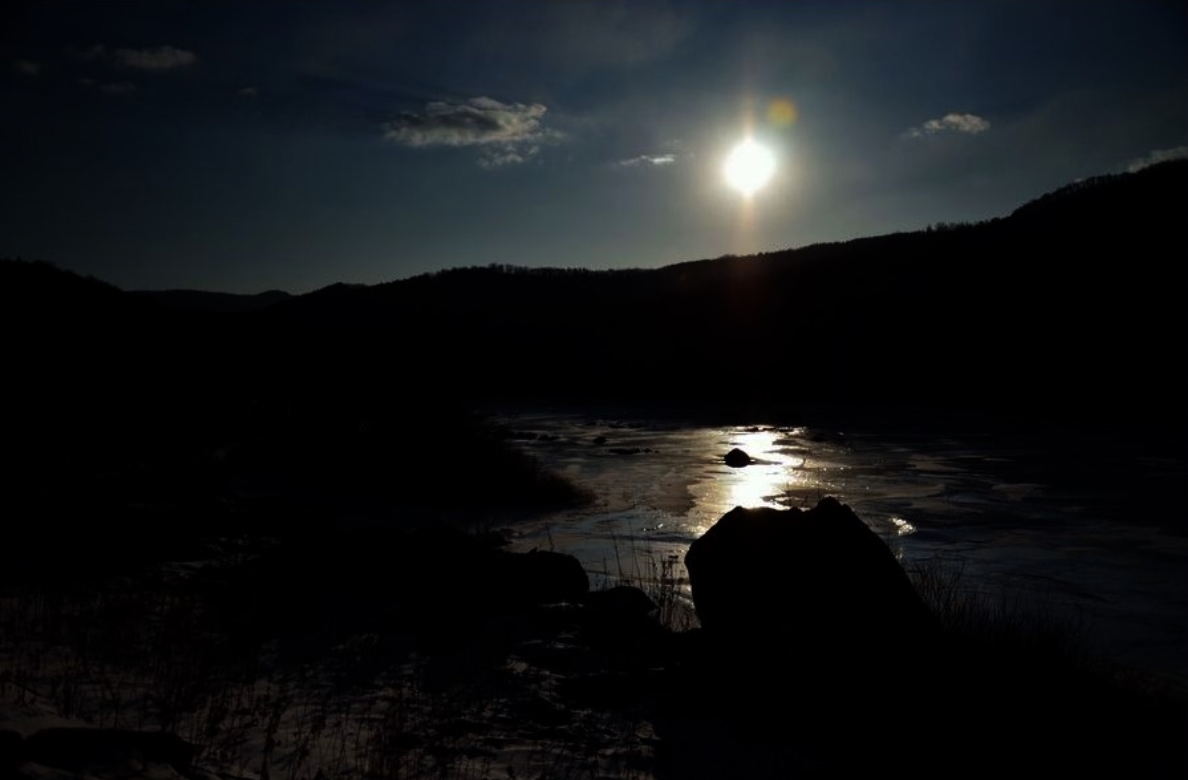
#> input picture BLG453 - Computer Vision/assignment1/q2/landscape.png, 1188 x 780 px
$ jupyter execute q2.ipynb
#> lines starting #> are read from the running program, lines starting #| are printed output that depends on the picture
[cell 1]
import cv2
import numpy as np
import matplotlib.pyplot as plt

[cell 2]
image = cv2.imread("landscape.png")
#> image is the input picture: shape (780, 1188, 3); mean B, G, R 22.6, 20.9, 18.8
image_rgb = cv2.cvtColor(image, cv2.COLOR_BGR2RGB)

[cell 3]
plt.figure(figsize=(6,6))
plt.imshow(image_rgb)
plt.axis('off')
plt.show()

[cell 4]
def gamma_correction(image, gamma):
#> called with gamma = 0.1
    gamma_corrected = np.power(image / 255.0, gamma)
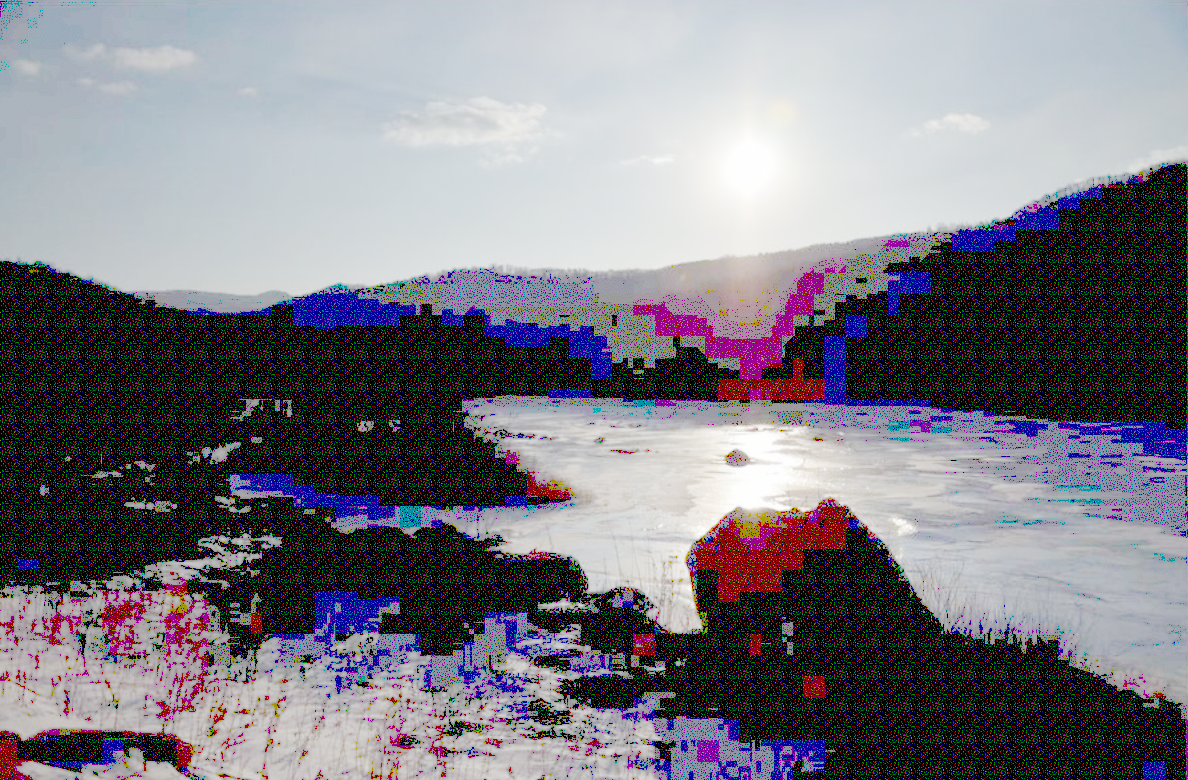
#> gamma_corrected: shape (780, 1188, 3) float64; mean R, G, B 0.497, 0.485, 0.519
    gamma_corrected = np.uint8(gamma_corrected * 255)

    plt.figure(figsize=(6,6))
    plt.imshow(gamma_corrected)
    plt.axis('off')
    plt.show()

    return gamma_corrected

[cell 5]
gamma01 = gamma_correction(image_rgb, 0.1)

[cell 6]
gamma04 = gamma_correction(image_rgb, 0.4)
#> call 2 of gamma_correction, with gamma = 0.4
#> in gamma_correction (call 2), `gamma_corrected = np.power(image / 255.0, gamma)`:
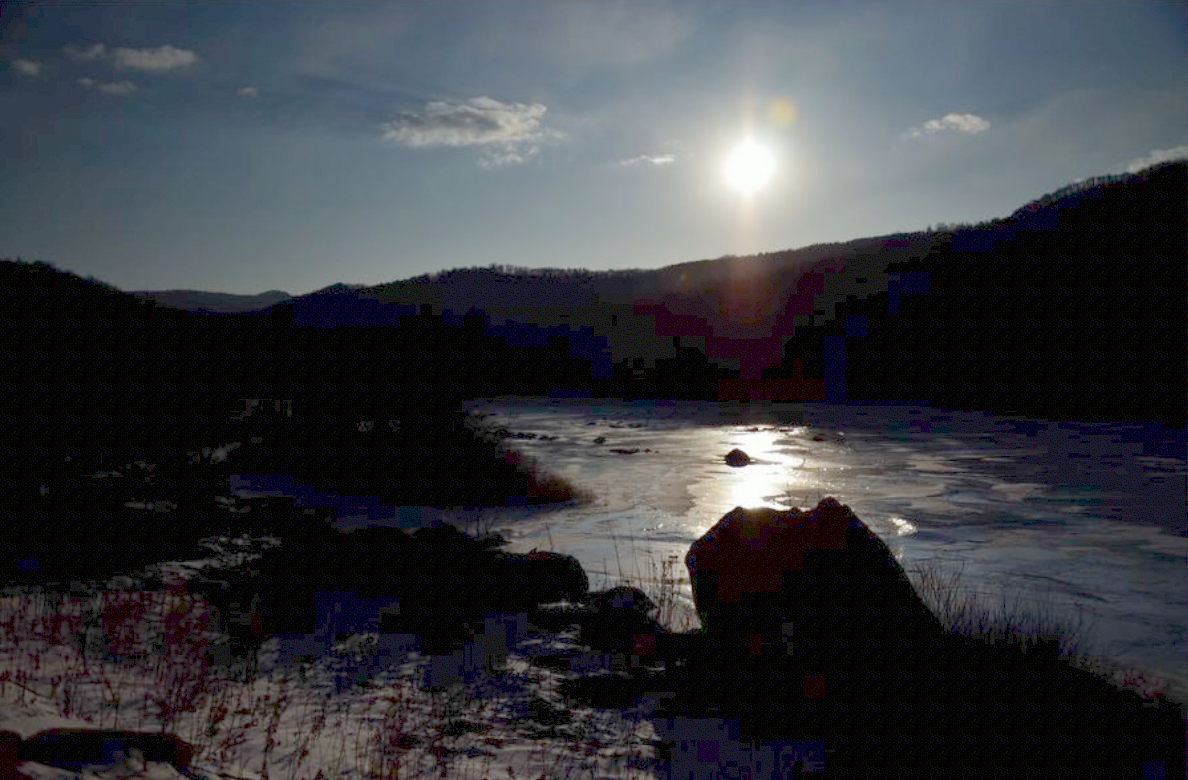
#> gamma_corrected: shape (780, 1188, 3) float64; mean R, G, B 0.227, 0.235, 0.254

[cell 7]
gamma10 =gamma_correction(image_rgb, 1)

[cell 8]
gamma15 = gamma_correction(image_rgb, 1.5)
#> call 4 of gamma_correction, with gamma = 1.5
#> in gamma_correction (call 4), `gamma_corrected = np.power(image / 255.0, gamma)`:
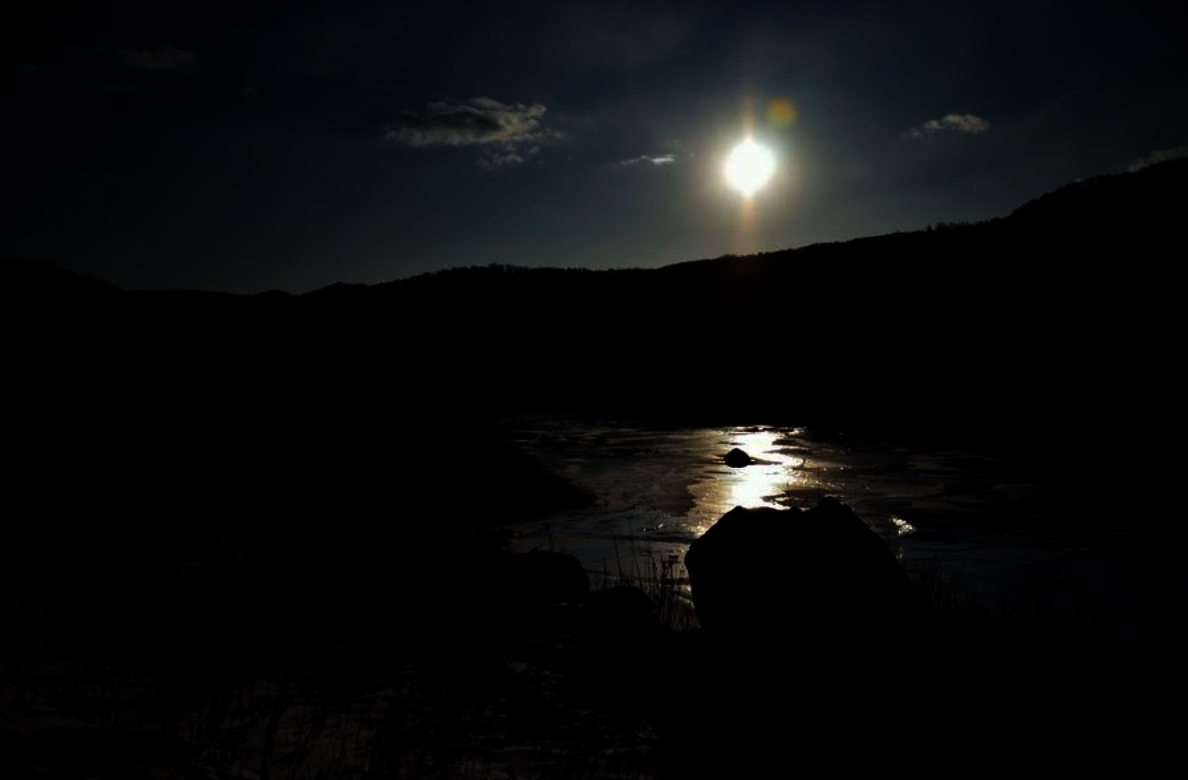
#> gamma_corrected: shape (780, 1188, 3) float64; mean R, G, B 0.0387, 0.0435, 0.0459

[cell 9]
gamma22 = gamma_correction(image_rgb, 2.2)
#> in gamma_correction (call 5), `gamma_corrected = np.power(image / 255.0, gamma)`:
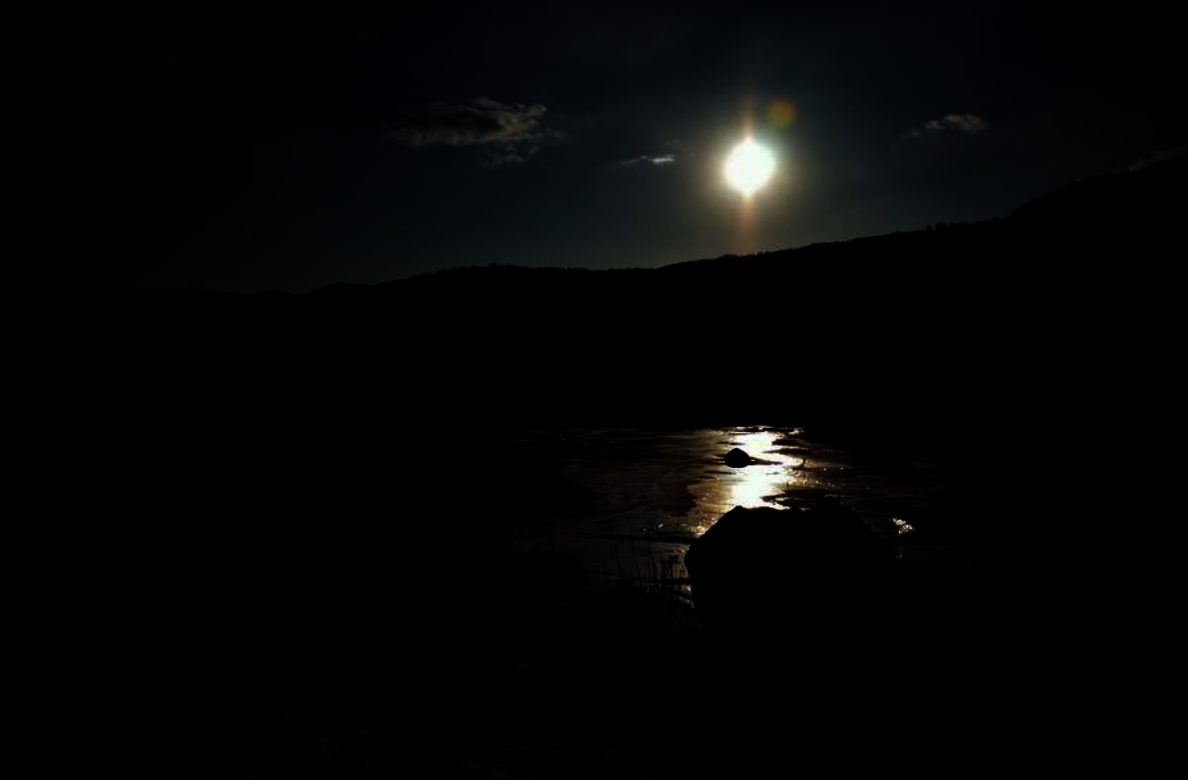
#> gamma_corrected: shape (780, 1188, 3) float64; mean R, G, B 0.0207, 0.0226, 0.0223

[cell 10]
gammas = [0.1, 0.4, 1, 1.5, 2.2]
x = np.arange(256)

plt.figure(figsize=(8,6))
for g in gammas:
    y = ((x / 255.0) ** g) * 255
    plt.plot(x, y, label=f'gamma={g}')
plt.title('Gamma transformation curves')
plt.xlabel('Input intensity (0-255)')
plt.ylabel('Output intensity (0-255)')
plt.xlim(0,255)
plt.ylim(0,255)
plt.legend()
plt.grid(True)
plt.show()
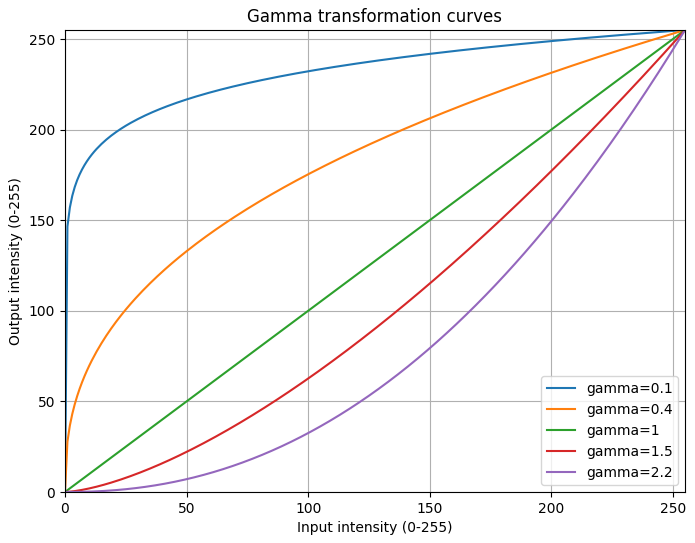
#> figure drawn by matplotlib, 1 panel; curve peaks at x = 255, y = 255; curve peaks at x = 255, y = 255; curve peaks at x = 255, y = 255
